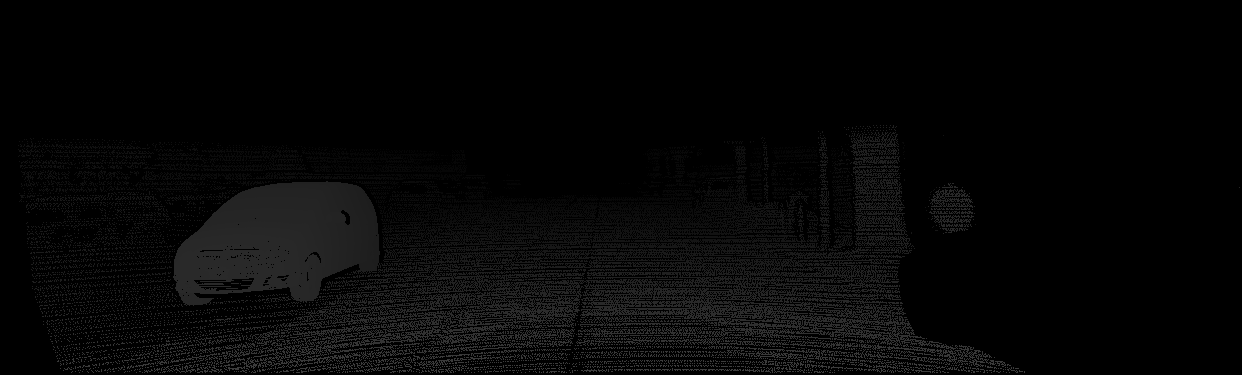
#> input picture visualize/stereo/data/disp_noc/000000_10.png, 1242 x 375 px
$ python dis2pointcloud.py
#> lines starting #> are read from the running program, lines starting #| are printed output that depends on the picture; after the words box and inside, x2 and y2 are one past the last pixel; in counts of white or black regions, pixels touching at a corner belong together
#> further down, disparity_map is the input picture: shape (375, 1242); min 0, max 64, mean 6.3
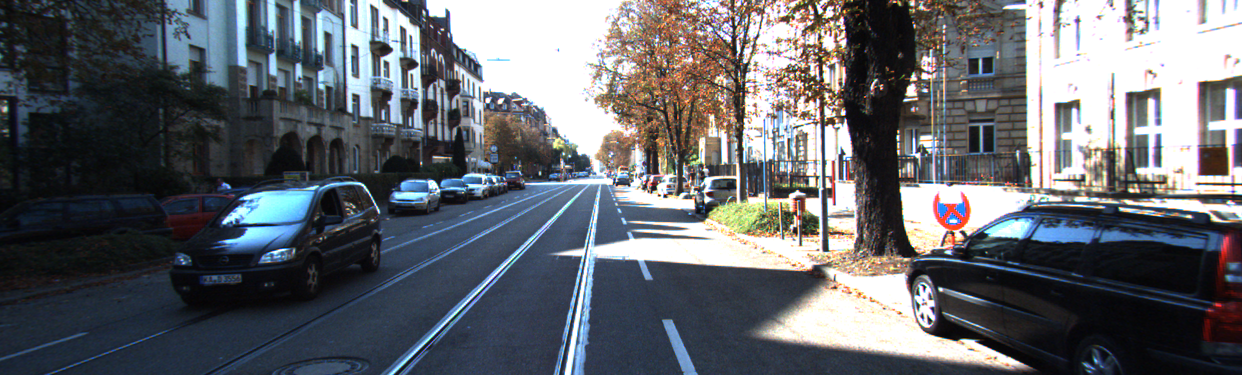
#> input picture visualize/stereo/data/image_2/000000_10.png, 1242 x 375 px
#> further down, color_map is the input picture: shape (375, 1242, 3); mean B, G, R 107.6, 102.1, 98.9
import numpy as np
import open3d as o3d
import cv2


class Calibration:

    def __init__(self):
        """
        TODO: remove hard coding
        the parameters abstract from calib_cam_to_cam.txt
        """
        self.fx = 9.597910e+02
        self.fy = 9.569251e+02
        self.cx = 6.960217e+02
        self.cy = 2.241806e+02
        T_02 = np.array([5.956621e-02, 2.900141e-04, 2.577209e-03])
        T_03 = np.array([-4.731050e-01, 5.551470e-03, 5.250882e-03])
        self.baseline = np.linalg.norm(T_02 - T_03)

    def disparity2pointcloud(self, disparity_map, color_map):
        """
        Convert disparity map to point cloud.
        :param float[H,W] disparity_map:
        :param float fx: unit(pixel)
        :param float baseline: unit(m)
        """
        H = disparity_map.shape[0]
#> H = 375
        W = disparity_map.shape[1]
#> W = 1242
        uy_img = (np.arange(H).reshape(-1, 1).repeat(W, axis=1))
        ux_img = (np.arange(W).reshape(1, -1).repeat(H, axis=0))

        # z = f * b / d = fx * b / d_img
        z_camera = self.fx * self.baseline / (disparity_map + 1e-6)
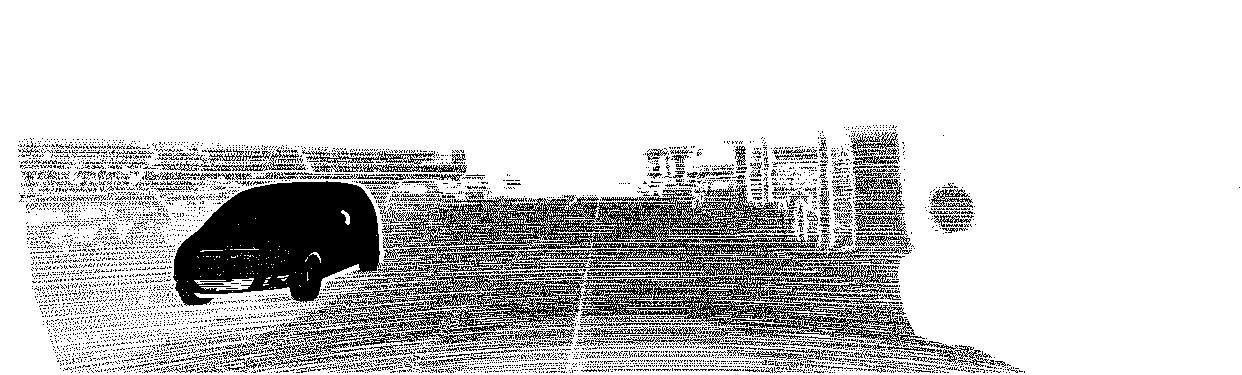
#> z_camera: shape (375, 1242) float64; min 7.99, max 511284412.8, mean 414997184.5; drawn with min black and max white
        x_camera = (ux_img - self.cx) / self.fx * z_camera
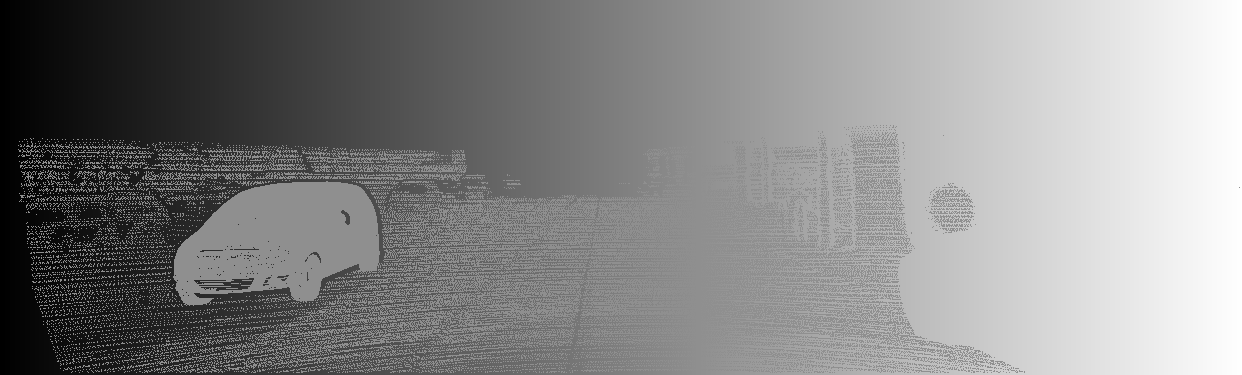
#> x_camera: shape (375, 1242) float64; min -370773476.9, max 290312068, mean -20681423.1; drawn with min black and max white
        y_camera = (uy_img - self.cy) / self.fy * z_camera
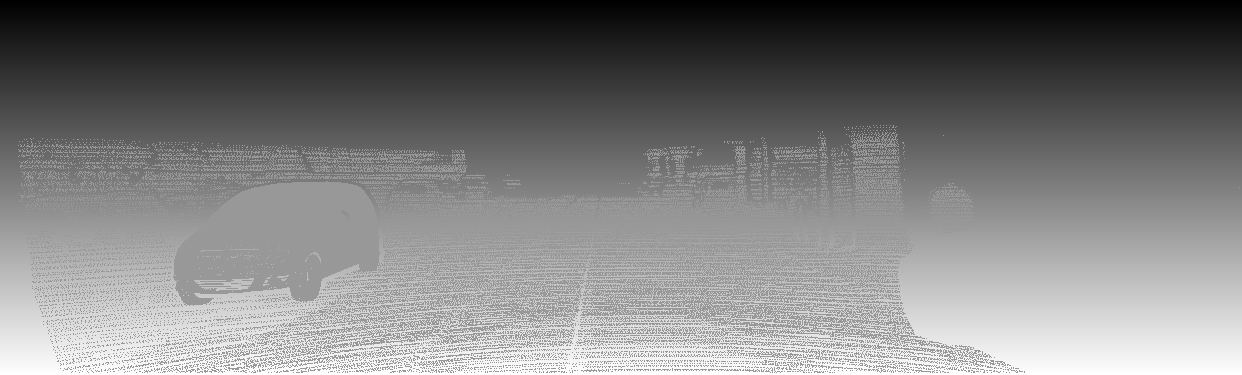
#> y_camera: shape (375, 1242) float64; min -119779538.1, max 80048400.8, mean -23450895.5; drawn with min black and max white

        # remove outlier
        mask = (z_camera > 0) & (z_camera < 100)
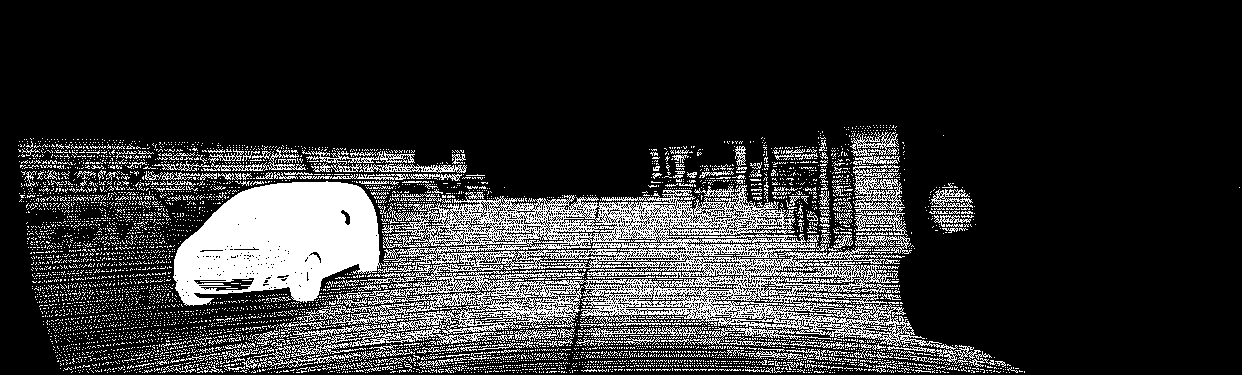
#> mask: shape (375, 1242) bool; 18.8% white; 5678 white regions (5442 under 20 px), largest, box (x1, y1, x2, y2) and area: (258, 185, 981, 368) 38955, (173, 181, 381, 306) 17941, (853, 165, 908, 237) 1673

        blue = (color_map[..., 0][mask] / 255.0).reshape(-1, 1)
        green = (color_map[..., 1][mask] / 255.0).reshape(-1, 1)
        red = (color_map[..., 2][mask] / 255.0).reshape(-1, 1)
        color = np.hstack([red, green, blue])

        pointcloud = np.concatenate((x_camera[mask].reshape(-1, 1),
                                     y_camera[mask].reshape(-1, 1),
                                     z_camera[mask].reshape(-1, 1)), axis=-1)
        return pointcloud, color


if __name__ == '__main__':
    disparity_map = cv2.imread("data/disp_noc/000000_10.png", cv2.IMREAD_GRAYSCALE)
    color_map = cv2.imread("data/image_2/000000_10.png")

    cal = Calibration()
    pointcloud, color = cal.disparity2pointcloud(disparity_map, color_map)

    point_cloud_o3d = o3d.geometry.PointCloud()
    point_cloud_o3d.points = o3d.utility.Vector3dVector(pointcloud)
    point_cloud_o3d.colors = o3d.utility.Vector3dVector(color)

    vis = o3d.visualization.Visualizer()
    vis.create_window()
    vis.add_geometry(point_cloud_o3d)

    vis.get_render_option().point_size = 2
    vis.run()
    vis.destroy_window()
